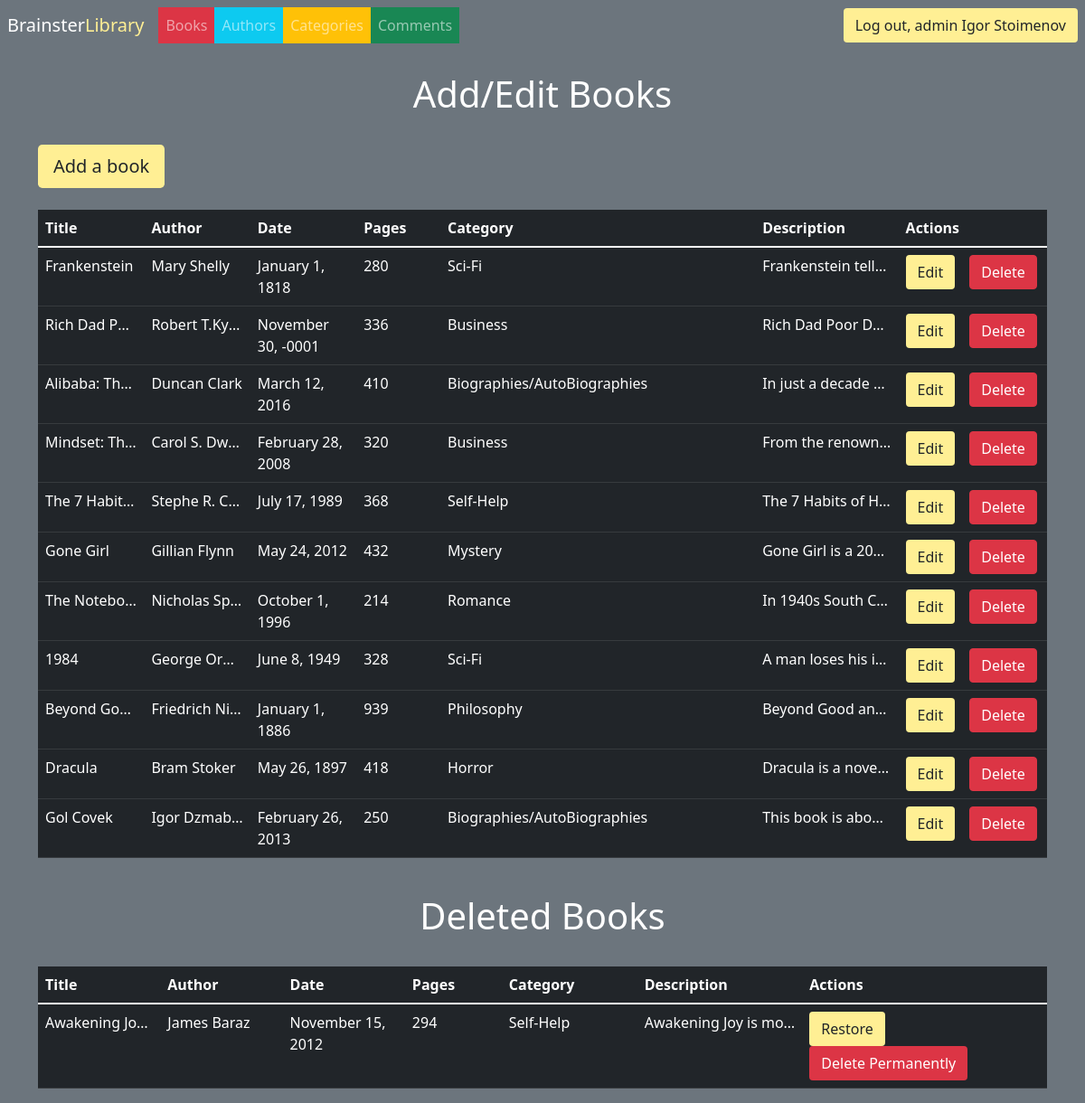
The page /pages/books.php (signed in) on the database its author committed.
### tables this page shows
CREATE TABLE `books` (
  `id` int(11) NOT NULL,
  `title` varchar(255) NOT NULL,
  `author_id` int(11) NOT NULL,
  `date_of_issue` date NOT NULL,
  `number_of_pages` int(11) NOT NULL,
  `cover` varchar(255) NOT NULL,
  `category_id` int(11) NOT NULL,
  `description` varchar(2048) NOT NULL,
  `is_deleted` tinyint(1) NOT NULL DEFAULT 0
);

CREATE TABLE `categories` (
  `id` int(11) NOT NULL,
  `name` varchar(255) NOT NULL,
  `is_deleted` tinyint(1) NOT NULL DEFAULT 0
);

### functions.php (called while the page is built, shortened)
<?php
function getAllBooks($con)
{
  $sql  = "SELECT books.id, books.title, CONCAT(authors.first_name,' ',authors.last_name) AS author, books.date_of_issue, books.number_of_pages, books.cover, categories.name as category, books.description FROM books LEFT JOIN `authors` ON books.author_id = authors.id LEFT JOIN `categories` ON books.category_id = categories.id WHERE books.is_deleted = 0;";
  $stmt = $con->prepare($sql);
  $stmt->execute();
  if ($stmt->rowCount() > 0) {
    $books = $stmt->fetchAll();
  } else {
    $books = 0;
  }
  return $books;
}
function getAllDeletedBooks($con)
{
  $sql  = "SELECT books.id, books.title, CONCAT(authors.first_name,' ',authors.last_name) AS author, books.date_of_issue, books.number_of_pages, books.cover, categories.name as category, books.description FROM books LEFT JOIN `authors` ON books.author_id = authors.id LEFT JOIN `categories` ON books.category_id = categories.id WHERE books.is_deleted = 1;";
  $stmt = $con->prepare($sql);
  $stmt->execute();
  if ($stmt->rowCount() > 0) {
    $books = $stmt->fetchAll();
  } else {
    $books = 0;
  }
  return $books;
}
function route($route, $id = null)
{
  global $appRoutes;
  return str_replace("{ID}", $id, $appRoutes[$route]) ?? "";
}

### pages/books.php (the view, shortened to what this page needs)
<?php
require_once __DIR__ . '/../layouts/header.php';
require_once __DIR__ . '/../layouts/nav.php';
$books = getAllBooks($conn);
$delBooks = getAllDeletedBooks($conn);
?>
<div class="container">
    <h1 class="text-white text-center mt-4">Add/Edit Books</h1>
    <a href="<?= route('createBook') ?>" class="btn btn-lg bg-warmyellow mt-4">Add a book</a>
    <div class="table-responsive">
        <table class="table table-dark mt-4">
            <thead>
                <tr>
                    <th scope="col">Title</th>
                    <th scope="col">Author</th>
                    <th class="d-none d-md-table-cell" scope="col">Date</th>
                    <th class="d-none d-md-table-cell" scope="col">Pages</th>
                    <th class="d-none d-md-table-cell" scope="col">Category</th>
                    <th class="d-none d-md-table-cell" scope="col">Description</th>
                    <th scope="col">Actions</th>
                </tr>
            </thead>
            <tbody>
                <?php foreach ($books as $book) {
                    echo "
                <tr>
                    <td class='text-truncate' style='max-width: 5rem;'>{$book['title']}</td>
                    <td class='text-truncate' style='max-width: 5rem;'>{$book['author']}</td>
                    <td class='d-none d-md-table-cell' style='max-width: 5rem;'>" . date("F j, Y", strtotime($book['date_of_issue'])) . "</td>
                    <td class='d-none d-md-table-cell'>{$book['number_of_pages']}</td>
                    <td class='d-none d-md-table-cell'>{$book['category']}</td>
                    <td class='text-truncate d-none d-md-table-cell' style='max-width: 3rem;'>{$book['description']}</td>
                    <td style='max-width: 7rem;'><a href='" . route('editBook', $book['id']) . "' class='btn bg-warmyellow me-3'>Edit</a><a href='" . route('deleteBook', $book['id']) . "' class='btn btn-danger deleteBtn'>Delete</a></td>
                </tr>
            ";
                } ?>
            </tbody>
        </table>
    </div>
    <h1 class="text-white text-center mt-4">Deleted Books</h1>
    <div class="table-responsive">
        <table class="table table-dark mt-4">
            <thead>
                <tr>
                    <th scope="col">Title</th>
                    <th scope="col">Author</th>
                    <th class="d-none d-md-table-cell" scope="col">Date</th>
                    <th class="d-none d-md-table-cell" scope="col">Pages</th>
                    <th class="d-none d-md-table-cell" scope="col">Category</th>
                    <th class="d-none d-md-table-cell" scope="col">Description</th>
                    <th scope="col">Actions</th>
                </tr>
            </thead>
            <tbody>
                <?php
                if ($delBooks > 0) {
                foreach ($delBooks as $delBook) {
                        echo "
                        <tr>
                            <td class='text-truncate' style='max-width: 5rem;'>{$delBook['title']}</td>
                            <td class='text-truncate' style='max-width: 5rem;'>{$delBook['author']}</td>
                            <td class='d-none d-md-table-cell' style='max-width: 5rem;'>" . date("F j, Y", strtotime($delBook['date_of_issue'])) . "</td>
                            <td class='d-none d-md-table-cell'>{$delBook['number_of_pages']}</td>
                            <td class='d-none d-md-table-cell'>{$delBook['category']}</td>
                            <td class='text-truncate d-none d-md-table-cell' style='max-width: 3rem;'>{$delBook['description']}</td>
                            <td style='max-width: 10rem;'><a href='" . route('restoreBook', $delBook['id']) . "' class='btn bg-warmyellow me-3'>Restore</a><a href='" . route('deleteBookPerm', $delBook['id']) . "' class='btn text-white bg-danger deleteBtnBook'>Delete Permanently</a></td>
                        </tr>
                        ";
                    }
                }else {
                    echo "
                    <tr>
                        <td class='w-75' colspan='7'>There are no deleted books.</td>
                    </tr>
                    ";
                } ?>
            </tbody>
        </table>
    </div>
</div>
<?php
require_once __DIR__ . '/../layouts/footer.php';
?>

### assets/style.css (style rules this page uses)
.bg-warmyellow { background-color: rgb(255, 239, 148) !important; }

### rows shown on the page
books: title "Frankenstein", author "Mary Shelly", date_of_issue "January 1, 1818", number_of_pages "280", category.name "Sci-Fi", description "Frankenstein tell…"
books: title "Rich Dad P…", author "Robert T.Ky…", date_of_issue "November 30, -0001", number_of_pages "336", category.name "Business", description "Rich Dad Poor D…"
books: title "Alibaba: Th…", author "Duncan Clark", date_of_issue "March 12, 2016", number_of_pages "410", category.name "Biographies/AutoBiographies", description "In just a decade…"
books: title "Mindset: Th…", author "Carol S. Dw…", date_of_issue "February 28, 2008", number_of_pages "320", category.name "Business", description "From the renown…"
books: title "The 7 Habit…", author "Stephe R. C…", date_of_issue "July 17, 1989", number_of_pages "368", category.name "Self-Help", description "The 7 Habits of H…"
books: title "Gone Girl", author "Gillian Flynn", date_of_issue "May 24, 2012", number_of_pages "432", category.name "Mystery", description "Gone Girl is a 20…"
books: title "The Notebo…", author "Nicholas Sp…", date_of_issue "October 1, 1996", number_of_pages "214", category.name "Romance", description "In 1940s South C…"
books: title "1984", author "George Or…", date_of_issue "June 8, 1949", number_of_pages "328", category.name "Sci-Fi", description "A man loses his i…"
books: title "Beyond Go…", author "Friedrich Ni…", date_of_issue "January 1, 1886", number_of_pages "939", category.name "Philosophy", description "Beyond Good an…"
books: title "Dracula", author "Bram Stoker", date_of_issue "May 26, 1897", number_of_pages "418", category.name "Horror", description "Dracula is a nove…"
books: title "Gol Covek", author "Igor Dzma…", date_of_issue "February 26, 2013", number_of_pages "250", category.name "Biographies/AutoBiographies", description "This book is abo…"
books: title "Awakening Jo…", author "James Baraz", date_of_issue "November 15, 2012", number_of_pages "294", category.name "Self-Help", description "Awakening Joy is mo…"

### other values the page prints
$_SESSION['user']['first_name'] "Igor"
$_SESSION['user']['last_name'] "Stoimenov"
